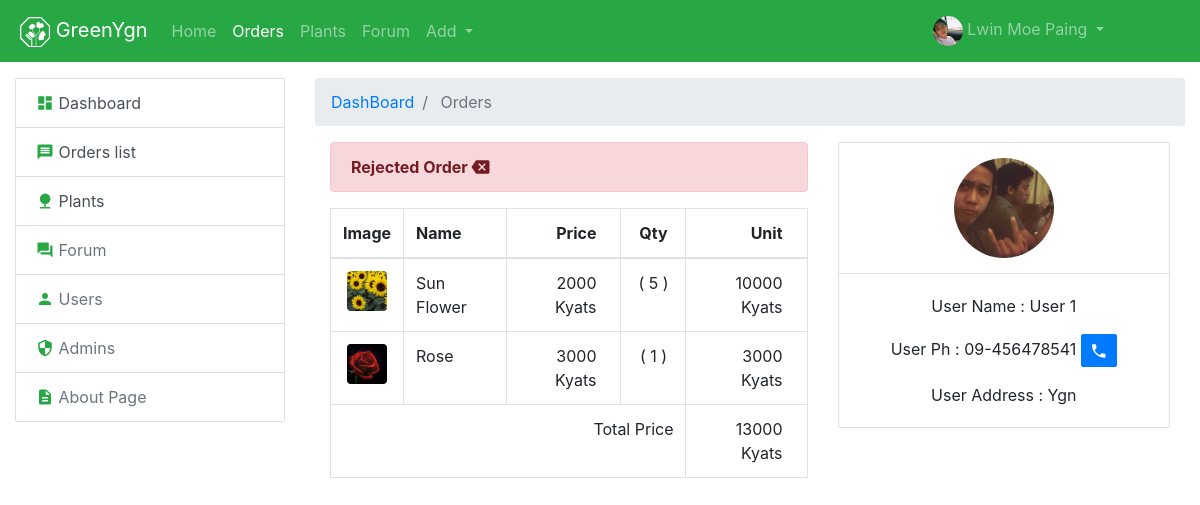
The page /gyadmin/superadmin/order-list/detail.php?id=1 (signed in) on the database its author committed.
### tables this page shows
CREATE TABLE `order_details` (
  `order_id` int(11) NOT NULL,
  `plant_id` int(11) NOT NULL,
  `image` varchar(150) NOT NULL DEFAULT '/assets/images/logo/greenygn_animate.svg',
  `quantity` int(11) NOT NULL,
  `plant_amount` int(11) NOT NULL,
  `total_amount` double NOT NULL
);

CREATE TABLE `plants` (
  `id` int(11) NOT NULL,
  `image` varchar(120) NOT NULL,
  `name` varchar(120) DEFAULT NULL,
  `price` int(11) NOT NULL,
  `category_id` int(11) NOT NULL,
  `admin_id` int(10) UNSIGNED NOT NULL,
  `deleted_at` datetime DEFAULT NULL,
  `created_at` datetime DEFAULT NULL,
  `modified_at` datetime DEFAULT NULL
);

CREATE TABLE `orders` (
  `id` int(11) NOT NULL,
  `user_id` int(11) UNSIGNED NOT NULL,
  `user_name` varchar(120) NOT NULL,
  `user_phone` varchar(20) NOT NULL,
  `user_address` varchar(255) NOT NULL,
  `status` tinyint(4) NOT NULL,
  `order_date` date NOT NULL,
  `send_date` date DEFAULT NULL,
  `deleted_at` datetime DEFAULT NULL,
  `created_at` datetime DEFAULT NULL,
  `modified_at` datetime DEFAULT NULL
);

CREATE TABLE `users` (
  `id` int(11) UNSIGNED NOT NULL,
  `name` varchar(80) NOT NULL,
  `email` varchar(150) NOT NULL,
  `image` varchar(200) NOT NULL DEFAULT '/assets/images/logo/greenygn_animate.svg',
  `password` varchar(200) NOT NULL,
  `ph` varchar(20) NOT NULL,
  `address` tinytext,
  `bio` varchar(150) DEFAULT NULL,
  `deleted_at` datetime DEFAULT NULL,
  `created_at` datetime DEFAULT NULL,
  `modified_at` datetime DEFAULT NULL
);

### gyadmin/superadmin/order-list/functions/detail/getdata.php (called while the page is built, shortened)
<?php
    $sql = "SELECT `orders`.* , `users`.`image` AS `user_image` FROM `orders` ";
    $sql .= " INNER JOIN `users` ON `orders`.`user_id`  = `users`.`id` ";
    $sql .= " WHERE `orders`.`id` = " . $_GET['id'];
    if($row = mysqli_query($conn, $sql)) {
        $result = mysqli_fetch_assoc($row);
        $sql = "SELECT  `order_details`.*, `plants`.`name` AS `plant_name` FROM `order_details` ";
        $sql .= " INNER JOIN `plants` ON `order_details`.`plant_id`  = `plants`.`id` ";
        $sql .= " WHERE `order_id` = " . $_GET['id'];
        $order_details = array();
        if($row = mysqli_query($conn, $sql)) {
            while($order_row = mysqli_fetch_assoc($row)) {
                $order_details[] = $order_row;
            }
        }
    } else {
        header("Location: " . "/users/orderlist");
        die("NNN");
    }

### gyadmin/superadmin/order-list/detail.php (the view, shortened to what this page needs)
<?php
    require __DIR__. "/functions/detail/getdata.php";
    require __DIR__ . "/../view/begin_header.php";
    require __DIR__ . "/../view/finish_header.php";
    require __DIR__ . "/../view/nav/navbar.php";
?>
    <div class="container-fluid mt-3">
        <div class="row">
            <div class="col-md-3">
                <?php
                    require __DIR__ . "/../view/left_url_list/left_url_list.php";
                ?>
            </div>
            <div class="col-md-9">
                <nav aria-label="breadcrumb">
                    <ol class="breadcrumb">
                        <li class="breadcrumb-item"><a href="/gyadmin/superadmin/">DashBoard</a></li>
                        <li class="breadcrumb-item active"> Orders </li>
                    </ol>
                </nav>
                <div class="container-fluid">
                    <div class="row">
                            <div class="col-md-7">
                                    <?php
                                        if($result['status'] == 1):
                                    ?>
                                        <div class="container-fluid mb-3">
                                            <div class="row">
                                                <div class="col-6">
                                                    <form  method="post" action="">
                                                    <input type="hidden" name="id" value="<?= $result['id'] ?>">
                                                            <button name="confirm_submit" class="btn btn-success  btn-block" type="submit">
                                                                <i class="icon ion-md-add"></i> Confirm
                                                            </button>
                                                    </form>
                                                </div>
                                                <div class="col-6">
                                                    <form  method="post" action="">
                                                    <input type="hidden" name="id" value="<?= $result['id'] ?>">
                                                            <button name="reject_submit" class="btn btn-danger btn-block" type="submit">
                                                                <i class="icon ion-md-add"></i> Reject
                                                            </button>
                                                    </form>
                                                </div>
                                            </div>
                                        </div>
                                        <form  method="post" action="">
                                        </form>
                                    <?php
                                        else:
                                    ?>
                                        <div class="alert alert-danger">
                                                <strong> Rejected Order
                                                                <i class="material-icons md-18">backspace</i>
                                                </strong>
                                        </div>
                                    <?php
                                        endif;
                                    ?>
                                <div class="table-responsive">
                                    <table class="table table-bordered">
                                        <thead>
                                            <tr>
                                            <th scope="col">Image</th>
                                            <th scope="col">Name</th>
                                            <th class="text-right pr-4" scope="col">Price</th>
                                            <th class="text-center Quantity" scope="col">Qty</th>
                                            <th class="text-right pr-4" scope="col">Unit</th>
                                            </tr>
                                        </thead>
                                        <tbody>
                                        <?php
                                            $all_total_amount = 0;
                                            foreach($order_details as $v):
                                                $all_total_amount += $v['total_amount'];
                                        ?>
                                        <tr>
                                            <td>
                                                <div
                                                    class="Plant_Shopping_Cart sm rounded"
                                                    style="background-image:url('<?= $v['image'] ?>')"
                                                >
                                                </div>
                                            </td>
                                            <td><?= $v['plant_name']?></td>
                                            <td class="text-right pr-4" ><?= $v['plant_amount']?> Kyats</td>
                                            <td class="text-center"> ( <?= $v['quantity']?> ) </td>
                                            <td class="text-right pr-4" ><?= $v['total_amount']?> Kyats</td>
                                        </tr>
                                        <?php
                                            endforeach;
                                        ?>
                                            <tr>
                                                <td class="text-right" colspan="4">Total Price</td>
                                                <td class="text-right pr-4"> <?= $all_total_amount ?> Kyats</td>
                                            </tr>
                                        </tbody>
                                    </table>
                                </div>
                            </div>
                            <div class="col-md-5">
                                <div class="card">
                                <div class="border-bottom">
                                    <div class="Card_Svg_Container">
                                        <img class="img-fluid rounded-circle" src="<?= $result['user_image'] ?>" alt="">
                                    </div>
                                </div>
                                    <div class="card-body text-center">
                                    <p class="card-text">
                                        User Name : <?= $result['user_name'] ?>
                                    </p>
                                    <p class="card-text">
                                        User Ph :
                                        <?= $result['user_phone'] ?>
                                        <a  class="btn btn-primary btn-sm " href="tel:<?= $result['user_phone'] ?>">
                                        <i class="material-icons md-18"> phone </i>
                                        </a>
                                    </p>
                                    <p class="card-text">
                                        User Address : <?= $result['user_address'] ?>
                                    </p>
                                    </div>
                                </div>
                            </div>
                    </div>
                </div>
            </div>
        </div>
    </div>
<?php
    require __DIR__ . "/../view/finish_footer.php";
?>

### assets/css/greenygn.css (style rules this page uses)
body { min-height: 100vh; padding-bottom: 50px; position: relative; }
.btn , .form-control, .breadcrumb, .card, .list-group-item:first-child, .list-group-item:last-child, .dropdown-menu { border-radius: 2px; }
.Plant_Shopping_Cart { width: 60px; height: 60px; border-radius: 2px; background-size: cover; background-position: center center; background-repeat: no-repeat; }
.Plant_Shopping_Cart.sm { width: 40px; height: 40px; margin: auto; }
.Quantity { min-width: 65px; }
.Card_Svg_Container { width: 100px; margin: 15px auto; }

### rows shown on the page
order_details: image (picture), plant_id.name "Sun Flower", plant_amount "2000", quantity "5", total_amount "10000"
order_details: image (picture), plant_id.name "Rose", plant_amount "3000", quantity "1", total_amount "3000"
orders: user.image (picture), user_name "User 1", user_phone "09-456478541", user_address "Ygn"

### other values the page prints
$_SESSION['admin']['name'] "Lwin Moe Paing"
$all_total_amount "13000"
